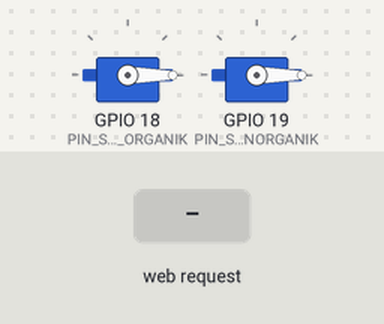
The sketch below on a simulated ESP32. Shown: 2 × servo. The test bench sets the inputs (shaded band). WiFi joins after 1.5 s; servers stay silent unless stated; what the sketch prints to the serial monitor is not drawn.

Above: at 2.7 s.
2.8 s: HTTP request GET /organik received
At 4.0 s:
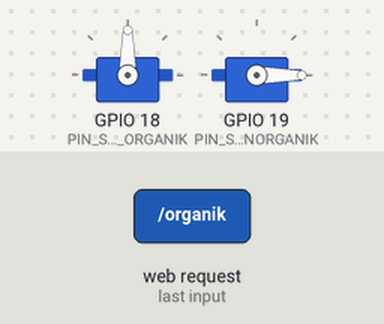
4.3 s: HTTP request GET /anorganik received
At 5.2 s:
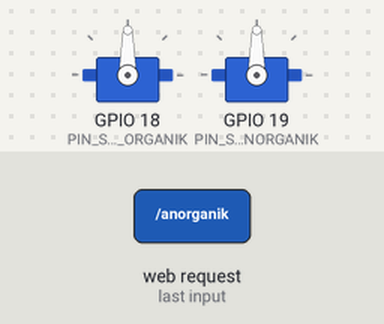
At 6.4 s:
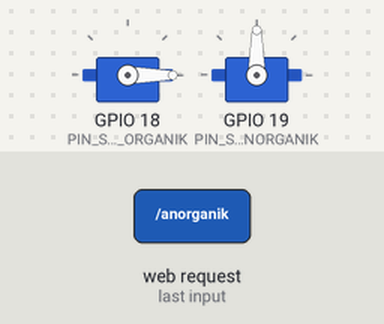
Timing chart, 0 to 8.8 s (numbered marks = the images above; inputs shaded):
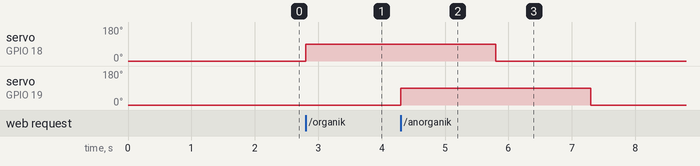

Measured:
- after the input at 2.8 s, servo on GPIO 18 (PIN_SERVO_ORGANIK): 0° → 90° at once
- after the input at 4.3 s, servo on GPIO 19 (PIN_SERVO_ANORGANIK): 0° → 90° at once, → 0° 3.0 s later

The sketch:

esp.ino
```cpp
#include <WiFi.h>
#include <WebServer.h>
#include <ESP32Servo.h>
#include <ESPmDNS.h>

const char* ssid = "aicenter";
const char* password = "aicenter";

WebServer server(80);

Servo servoOrganik;
Servo servoAnorganik;

const int PIN_SERVO_ORGANIK = 18;
const int PIN_SERVO_ANORGANIK = 19;

const int SERVO_OPEN_ANGLE = 90;
const int SERVO_CLOSE_ANGLE = 0;
const unsigned long SERVO_OPEN_DURATION_MS = 3000;

// state non-blocking
bool organikActive = false;
bool anorganikActive = false;
unsigned long organikStartTime = 0;
unsigned long anorganikStartTime = 0;

void closeOrganikIfNeeded() {
  if (organikActive && millis() - organikStartTime >= SERVO_OPEN_DURATION_MS) {
    servoOrganik.write(SERVO_CLOSE_ANGLE);
    organikActive = false;
    Serial.println("Organik servo closed");
  }
}

void closeAnorganikIfNeeded() {
  if (anorganikActive && millis() - anorganikStartTime >= SERVO_OPEN_DURATION_MS) {
    servoAnorganik.write(SERVO_CLOSE_ANGLE);
    anorganikActive = false;
    Serial.println("Anorganik servo closed");
  }
}

void handleRoot() {
  server.send(200, "text/plain", "ESP32 server is running");
}

void handleOrganik() {
  Serial.println("CMD: ORGANIK");
  servoOrganik.write(SERVO_OPEN_ANGLE);
  organikStartTime = millis();
  organikActive = true;

  server.send(200, "application/json", "{\"status\":\"ok\",\"cmd\":\"organik\"}");
}

void handleAnorganik() {
  Serial.println("CMD: ANORGANIK");
  servoAnorganik.write(SERVO_OPEN_ANGLE);
  anorganikStartTime = millis();
  anorganikActive = true;

  server.send(200, "application/json", "{\"status\":\"ok\",\"cmd\":\"anorganik\"}");
}

void setup() {
  Serial.begin(115200);

  servoOrganik.attach(PIN_SERVO_ORGANIK);
  servoAnorganik.attach(PIN_SERVO_ANORGANIK);

  servoOrganik.write(SERVO_CLOSE_ANGLE);
  servoAnorganik.write(SERVO_CLOSE_ANGLE);

  WiFi.begin(ssid, password);
  Serial.print("Connecting to WiFi");

  while (WiFi.status() != WL_CONNECTED) {
    delay(500);
    Serial.print(".");
  }

  Serial.println();
  Serial.println("Connected to WiFi");
  Serial.print("IP address: ");
  Serial.println(WiFi.localIP());

  if (MDNS.begin("esp32")) {
    Serial.println("mDNS started: http://esp32.local");
  } else {
    Serial.println("mDNS failed, use IP address instead");
  }

  server.on("/", handleRoot);
  server.on("/organik", HTTP_GET, handleOrganik);
  server.on("/anorganik", HTTP_GET, handleAnorganik);

  server.begin();
  Serial.println("HTTP server started");
}

void loop() {
  server.handleClient();

  closeOrganikIfNeeded();
  closeAnorganikIfNeeded();
}
```
